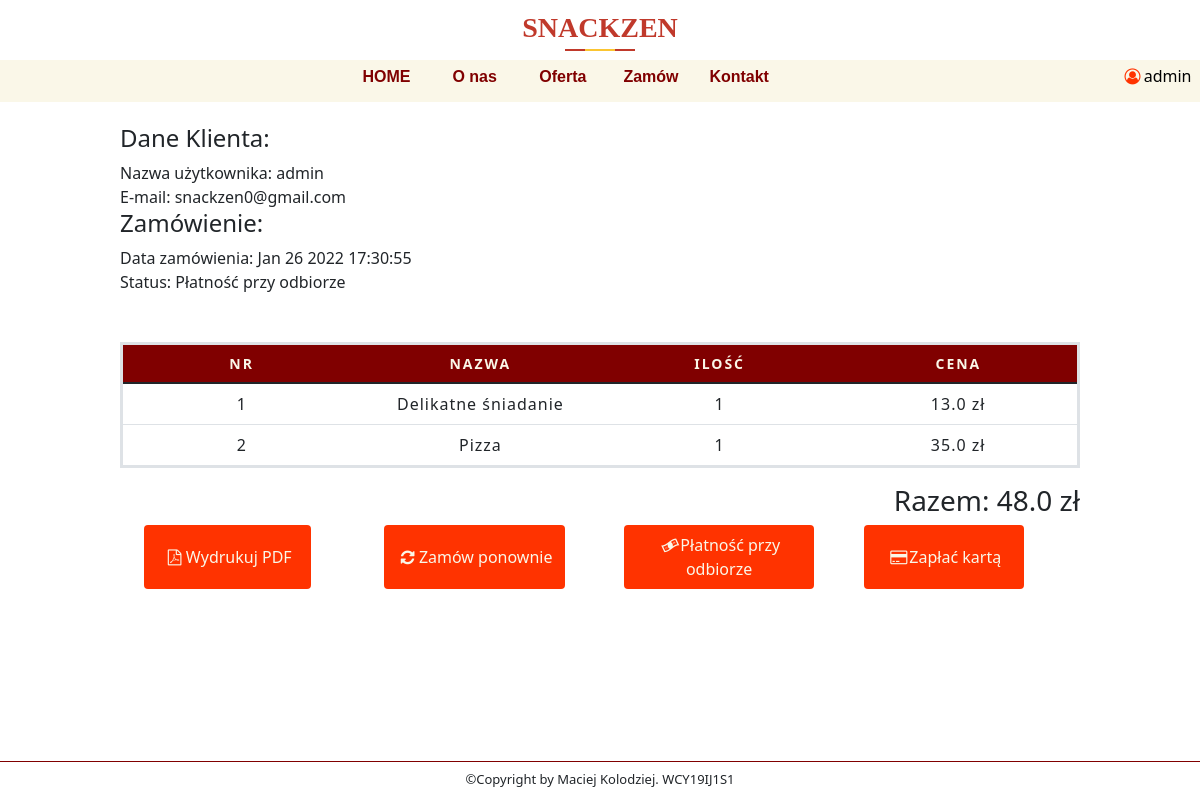
The app's page /orders/bcc758ce15 (signed in) with its own data.
### Restaurant/models.py (models this page shows, shortened)
class User(db.Model, UserMixin):
    id = db.Column(db.Integer, primary_key=True)
    username = db.Column(db.String(20), unique=True, nullable=False)
    email = db.Column(db.String(120), unique=True, nullable=False)
    password = db.Column(db.String(60), unique=True)

class CustomerOrder(db.Model):
    id = db.Column(db.Integer, primary_key=True)
    invoice = db.Column(db.String(20), unique=True, nullable=False)
    status = db.Column(db.String(20), default='Niezapłacone', nullable=False)
    customer_id = db.Column(db.String(20), unique=False, nullable=False)
    date_created = db.Column(db.DateTime, default=datetime.utcnow, nullable=False)
    orders = db.Column(JsonEcodedDict)

### Restaurant/routes.py (the view)
@app.route('/orders/<invoice>')
@login_required
def orders(invoice):
    if current_user.is_authenticated:
       total = 0
       customer_id = current_user.id
       customer = User.query.filter_by(id=customer_id).first()
       orders = CustomerOrder.query.filter_by(invoice=invoice).first()
       for _key, product in orders.orders.items():
           total += float(product['price']) * int(product['quantity'])
    else:
        return redirect(url_for('login'))
    return render_template('user-order.html', menu=menu, invoice=invoice, total=str(total), customer=customer, orders=orders)

### Restaurant/models.py (called while the page is built)
@login_manager.user_loader
def load_user(user_id):
    return User.query.get(int(user_id))

    def process_result_value(self, value, dialect):
        if value is None:
            return {}
        else:
            return json.loads(value)

### Restaurant/templates/user-order.html (shortened to what this page needs)
{% extends "layout.html" %}
{% block content %}
    <div style="background-color: white" id="information-box">
        <div class="information-box-content3">
                <h4>Dane Klienta: </h4>
                Nazwa użytkownika: {{ customer.username }} <br>
                E-mail: {{ customer.email }} <br>
                <h4>Zamówienie: </h4>
                Data zamówienia: {{ orders.date_created.strftime("%b %d %Y %H:%M:%S") }} <br>
                Status: {{ orders.status }} <br>
                <br>
                <br>
                    <table class="table">
                    <thead>
                        <th class="text-center">Nr</th>
                        <th class="text-center">Nazwa</th>
                        <th class="text-center">Ilość</th>
                        <th class="text-center">Cena</th>
                    </thead>
                    <tbody>
                        {% for key, product in orders.orders.items() %}
                            <tr>
                                <td>{{ loop.index }}</td>
                                <td>{{ product.name }}</td>
                                <td>{{ product.quantity }}</td>
                                <td>{{ product.price }} zł</td>
                            </tr>
                        {% endfor %}
                    </tbody>
                </table>
                <h3 style ="text-align: right">Razem: {{ total }} zł</h3>
                <div class="buttons">
                    <form class="form-btn" action="{{url_for('get_pdf', invoice=invoice)}}" method="POST">
                        <button class="btn" type='submit'><i class="icon-pdf"></i>Wydrukuj PDF</button>
                    </form>
                    <form class="form-btn" action="{{url_for('order_again', invoice=invoice)}}" method="POST">
                        <button class="btn" type='submit'><i class="icon-update"></i>Zamów ponownie</button>
                    </form>
                    {% if orders.status =='Niezapłacone' and current_user.id|int != orders.customer_id|int %}
                    {% else %}
                    <form class="form-btn" action="{{url_for('payment_delivery')}}" method="POST">
                        <button class="btn" type='submit'><i class="icon-cash"></i>Płatność przy odbiorze</button>
                    </form>
                    <form class="form-btn" action="{{url_for('payment')}}" method="POST">
                        {% set amount =  total.replace('.','') %}
                        {% set amount =  amount + '0' %}
                     <button type="submit" class="btn"><i class="icon-card"></i>Zapłać kartą</button>
                  </form>
                  </div>
                {% endif %}
        </div>
    </div>
{% endblock %}

### Restaurant/templates/layout.html (shortened to what this page needs)
<!DOCTYPE html>
<html lang="en">
<head>
    <link href="https://cdn.jsdelivr.net/npm/bootstrap@5.1.3/dist/css/bootstrap.min.css" rel="stylesheet">
    <link rel= "stylesheet" type= "text/css" href= "{{ url_for('static',filename='styles/style.css') }}">
    <link rel= "stylesheet" type= "text/css" href= "{{ url_for('static',filename='styles/fontello.css') }}">
</head>
<body>
    <div id="top-bar">
        <div id="res_name">
            <div class="page_title text-center">
                <h3 style="font-family: Food">SNACKZEN</h3>
            </div>
        </div>
        <div id="contest-menu">
            {% for el in menu %}
                <a style="font-weight: bold;color:maroon" class="contest-menu-element" href="{{ el.url }}">{{ el.name }} </a>
            {% endfor %}
            {% if current_user.is_authenticated %}
                <div class="contest-menu-element-user">
            <a><i class="icon-user"></i></a>{{ current_user.username }}
            </div>
            {% endif %}
        </div>
    </div>
{% block content %}{% endblock %}
    <footer>
        <p>©Copyright by Maciej Kolodziej. WCY19IJ1S1</p>
    </footer>
</body>
</html>

### Restaurant/static/styles/style.css (style rules this page uses)
body { margin: 0px; height: 100vh; width: 100%; background-color: white; overflow: hidden; }
footer { border-top: groove; border-top-color: #800000; border-width: thin; text-align: center; font-size: small; }
form { width: 100%; display: grid; grid-template-columns: auto auto; grid-gap: 1%; }
footer p { margin-top: 8px; }
#top-bar { position: relative; width: 100%; height: 13%; background-color: white; margin-bottom: .3%; }
#res_name { height: 60%; position: absolute; text-align: center; width: 100%; font-size: 25px; font-weight: lighter; }
#contest-menu { position: absolute; bottom: 2%; background-color: rgb(250,247, 232); text-align: center; width: 100%; height: 40%; }
.contest-menu-element { font-family: Arial Narrow, sans-serif; width: 7%; text-align: center; color: black; display: inline-block; height: 100%; line-height: 2; text-decoration: none; }
.contest-menu-element-user { margin-left: 28%; margin-right: -28%; text-align: center; color: black; display: inline-block; justify-content: right; height: 100%; line-height: 2; text-decoration: none; }
#information-box { height: 81.7%; width: 100%; background-color: rgb(250,247, 232); display: flex; flex-direction: row; justify-content: space-around; }
.information-box-content3 { align-self: center; height: 95%; width: 80%; display: flex; flex-direction: column; justify-content: flex-start; overflow-y: auto; }
.icon-user { color: #ff3300; }
table { table-layout: fixed; width: 100%; border-collapse: collapse; border: 3px solid #800000; }
thead { background-color: #800000; color: rgb(250,247, 232); font-size: 0.875rem; text-transform: uppercase; }
tbody td { text-align: center; }
th { letter-spacing: 2px; border: 1px solid #800000; }
td { letter-spacing: 1px; justify-content: space-between; }
.btn { font-size: 1rem; background-color: #ff3300; color: rgb(250,247, 232); border: maroon; padding: .5rem; }
.buttons { display: flex; flex-direction: row; justify-content: space-around; }
.form-btn { width: 20%; }
.page_title { padding: 0px 0px; }
.page_title h3 { color: #c0392b; font-weight: 700; line-height: 2; margin-bottom: 0; position: relative; text-transform: capitalize; }
.page_title h3::before { background: #c0392b; width: 70px; height: 2px; position: absolute; content: ''; top: 90%; left: 50%; transform: translate(-50%, -50%); }
.page_title h3::after { position: absolute; content: ''; background: #fbc531; width: 30px; height: 2px; top: 90%; left: 50%; transform: translate(-50%, -50%); }

### records on screen
User: username "admin", email "snackzen0@gmail.com"
CustomerOrder: date_created "Jan 26 2022 17:30:55", status "Płatność przy odbiorze"

### other values on screen
{{ el.name }} "HOME" "O nas" "Oferta" "Zamów" "Kontakt"
{{ product.name }} "Delikatne śniadanie" "Pizza"
{{ product.quantity }} "1" "1"
{{ product.price }} "13.0" "35.0"
{{ total }} "48.0"
